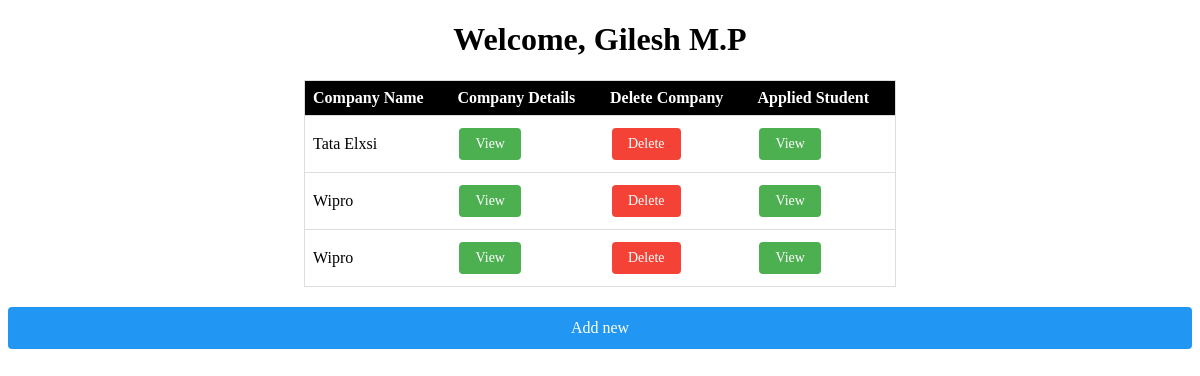
/POHome/, run on an earlier commit of the app's database.
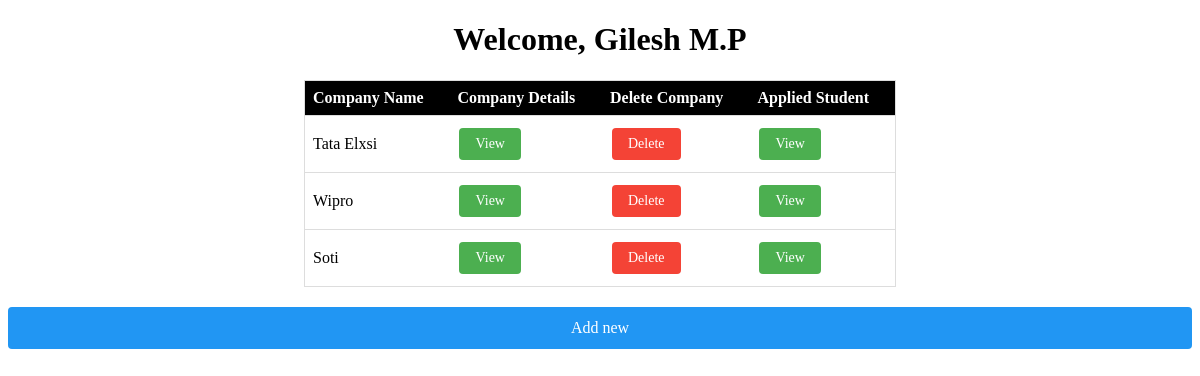
And on a later commit of the database.
### PlacementOfficer/models.py (models this page shows, shortened)
class OnCampusJobs(models.Model):
    company_name=models.CharField(max_length=200)
    role=models.CharField(max_length=200)
    ctc=models.FloatField()
    description=models.TextField(max_length=5500)

### PlacementOfficer/views.py (the view)
# urls.py: path('POHome/',views.po_home,name="po_home"),
def po_home(request):
    oncampus_jobs=OnCampusJobs.objects.all()
    return render(request,'PlacementOfficer/PlacementOfficerHome.html',{'oncampus_jobs':oncampus_jobs})

### PlacementOfficer/templates/PlacementOfficer/PlacementOfficerHome.html (shortened to what this page needs)
<!DOCTYPE html>
<html lang="en">
<head>
</head>
<body>
    <h1 style="text-align: center;">Welcome, Gilesh M.P</h1>
    <div class="center-table">
        <table>
            <thead>
                <tr>
                    <th>Company Name</th>
                    <th>Company Details</th>
                    <th>Delete Company</th>
                    <th>Applied Student</th>
                </tr>
            </thead>
            <tbody>
                {% for oj in oncampus_jobs %}
                <tr>
                    <td>{{ oj.company_name }}</td>
                    <td><a href="{% url 'view_company' oj.id %}" class="button">View</a></td>
                    <td><a href="{% url 'delete_company' oj.id %}" class="button delete-button">Delete</a></td>
                    <td><a href="{% url 'view_student' oj.id %}" class="button">View</a></td>
                </tr>
                {% endfor %}
            </tbody>
        </table>
    </div>
    <a href="{% url 'add_company' %}" class="add-new-button">Add new</a>
</body>
</html>

### PlacementOfficer/templates/PlacementOfficer/PlacementOfficerHome.html (style rules this page uses)
.center-table { margin: 0 auto; width: 50%; }
table { width: 100%; border-collapse: collapse; border: 1px solid #ddd; }
th, td { padding: 8px; text-align: left; border-bottom: 1px solid #ddd; }
th { background-color: black; color: white; }
.button { background-color: #4CAF50; border: none; color: white; padding: 8px 16px; text-align: center; text-decoration: none; display: inline-block; font-size: 14px; margin: 4px 2px; cursor: pointer; border-radius: 4px; }
.delete-button { background-color: #f44336; }
.add-new-button { background-color: #2196F3; display: block; margin: 20px auto; padding: 12px 24px; font-size: 16px; border: none; color: white; border-radius: 4px; cursor: pointer; text-decoration: none; text-align: center; }

What changed in the data, as far as the page shows it:
removed OnCampusJobs: company_name "Wipro"
added OnCampusJobs: company_name "Soti"
